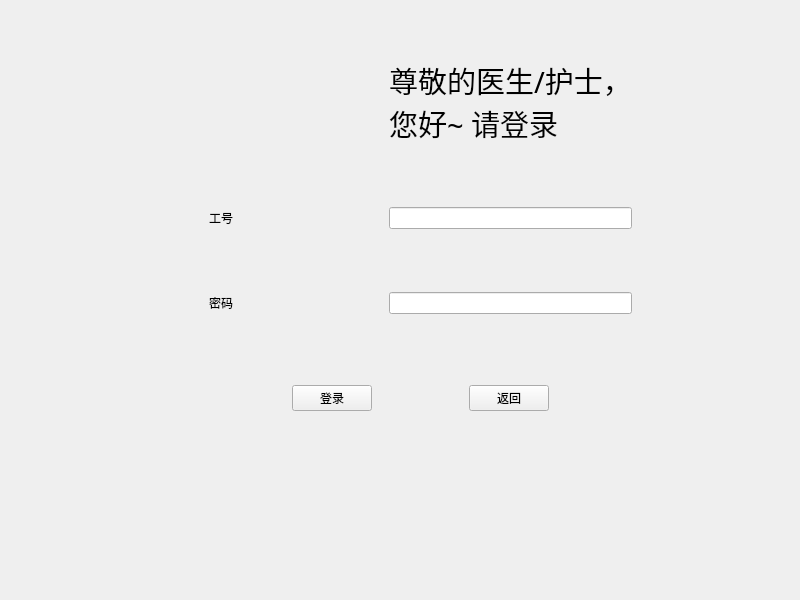
<?xml version="1.0" encoding="UTF-8"?>
<ui version="4.0">
 <class>workerlogin</class>
 <widget class="QWidget" name="workerlogin">
  <property name="geometry">
   <rect>
    <x>0</x>
    <y>0</y>
    <width>800</width>
    <height>600</height>
   </rect>
  </property>
  <property name="minimumSize">
   <size>
    <width>800</width>
    <height>600</height>
   </size>
  </property>
  <property name="maximumSize">
   <size>
    <width>800</width>
    <height>600</height>
   </size>
  </property>
  <property name="windowTitle">
   <string>登录界面</string>
  </property>
  <widget class="QWidget" name="">
   <property name="geometry">
    <rect>
     <x>200</x>
     <y>50</y>
     <width>441</width>
     <height>361</height>
    </rect>
   </property>
   <layout class="QGridLayout" name="gridLayout_3">
    <item row="0" column="0">
     <widget class="QWidget" name="widget" native="true">
      <layout class="QGridLayout" name="gridLayout">
       <item row="3" column="2">
        <spacer name="verticalSpacer">
         <property name="orientation">
          <enum>Qt::Vertical</enum>
         </property>
         <property name="sizeHint" stdset="0">
          <size>
           <width>20</width>
           <height>40</height>
          </size>
         </property>
        </spacer>
       </item>
       <item row="2" column="2">
        <widget class="QLineEdit" name="lineEdit">
         <property name="text">
          <string/>
         </property>
         <property name="echoMode">
          <enum>QLineEdit::Normal</enum>
         </property>
        </widget>
       </item>
       <item row="4" column="2">
        <widget class="QLineEdit" name="lineEdit_2"/>
       </item>
       <item row="2" column="0">
        <widget class="QLabel" name="label">
         <property name="autoFillBackground">
          <bool>true</bool>
         </property>
         <property name="text">
          <string>工号</string>
         </property>
        </widget>
       </item>
       <item row="0" column="2">
        <widget class="QLabel" name="label_3">
         <property name="font">
          <font>
           <family>宋体</family>
           <pointsize>22</pointsize>
          </font>
         </property>
         <property name="text">
          <string>尊敬的医生/护士，
您好~ 请登录</string>
         </property>
        </widget>
       </item>
       <item row="1" column="2">
        <spacer name="verticalSpacer_2">
         <property name="orientation">
          <enum>Qt::Vertical</enum>
         </property>
         <property name="sizeHint" stdset="0">
          <size>
           <width>20</width>
           <height>40</height>
          </size>
         </property>
        </spacer>
       </item>
       <item row="2" column="1">
        <spacer name="horizontalSpacer_4">
         <property name="orientation">
          <enum>Qt::Horizontal</enum>
         </property>
         <property name="sizeHint" stdset="0">
          <size>
           <width>40</width>
           <height>20</height>
          </size>
         </property>
        </spacer>
       </item>
       <item row="4" column="0">
        <widget class="QLabel" name="label_2">
         <property name="autoFillBackground">
          <bool>true</bool>
         </property>
         <property name="text">
          <string>密码</string>
         </property>
        </widget>
       </item>
       <item row="5" column="2">
        <spacer name="verticalSpacer_3">
         <property name="orientation">
          <enum>Qt::Vertical</enum>
         </property>
         <property name="sizeHint" stdset="0">
          <size>
           <width>20</width>
           <height>40</height>
          </size>
         </property>
        </spacer>
       </item>
      </layout>
     </widget>
    </item>
    <item row="1" column="0">
     <layout class="QGridLayout" name="gridLayout_2">
      <item row="0" column="2">
       <spacer name="horizontalSpacer_3">
        <property name="orientation">
         <enum>Qt::Horizontal</enum>
        </property>
        <property name="sizeHint" stdset="0">
         <size>
          <width>40</width>
          <height>20</height>
         </size>
        </property>
       </spacer>
      </item>
      <item row="0" column="0">
       <spacer name="horizontalSpacer">
        <property name="orientation">
         <enum>Qt::Horizontal</enum>
        </property>
        <property name="sizeHint" stdset="0">
         <size>
          <width>40</width>
          <height>20</height>
         </size>
        </property>
       </spacer>
      </item>
      <item row="0" column="1">
       <widget class="QPushButton" name="pushButton">
        <property name="text">
         <string>登录</string>
        </property>
       </widget>
      </item>
      <item row="0" column="3">
       <widget class="QPushButton" name="pushButton_2">
        <property name="text">
         <string>返回</string>
        </property>
       </widget>
      </item>
      <item row="0" column="4">
       <spacer name="horizontalSpacer_2">
        <property name="orientation">
         <enum>Qt::Horizontal</enum>
        </property>
        <property name="sizeHint" stdset="0">
         <size>
          <width>40</width>
          <height>20</height>
         </size>
        </property>
       </spacer>
      </item>
     </layout>
    </item>
   </layout>
  </widget>
 </widget>
 <resources/>
 <connections/>
</ui>
